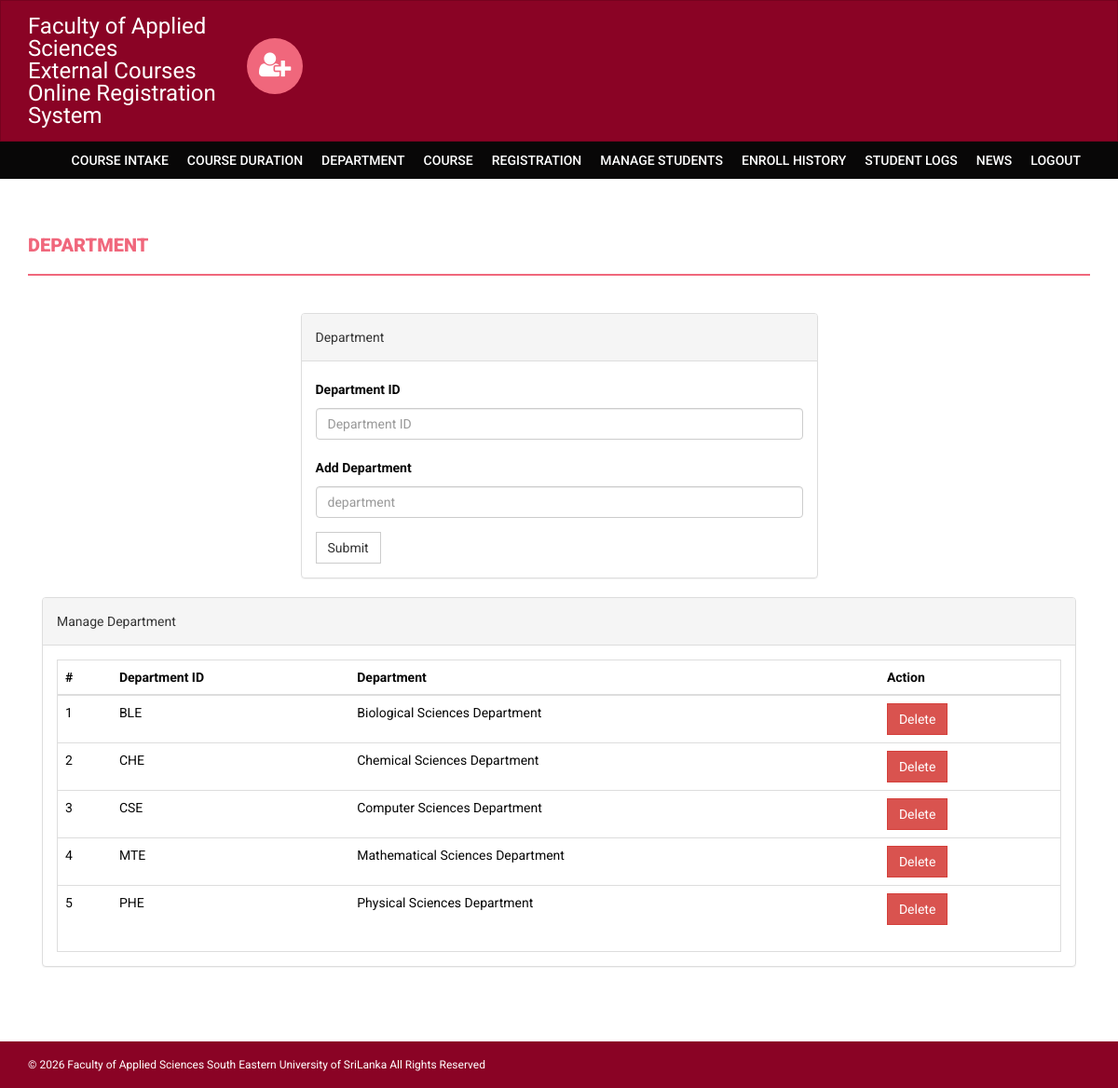
Screenshot of /onlinecourse/admin/department_fixed.php (signed in) with the database file from the repository.
### tables this page shows
CREATE TABLE `department` (
  `id` varchar(255) NOT NULL,
  `department` varchar(255) DEFAULT NULL
);

### onlinecourse/admin/department_fixed.php (the view, shortened to what this page needs)
<?php
if (strlen($_SESSION['alogin']) == 0) {
header('location:index.php');
}
else {
?>
<!DOCTYPE html>
<html xmlns="http://www.w3.org/1999/xhtml">
<head>
    <link href="../assets/css/bootstrap.css" rel="stylesheet" />
    <link href="../assets/css/font-awesome.css" rel="stylesheet" />
    <link href="../assets/css/style.css" rel="stylesheet" />
</head>
<body>
<?php include('includes/header.php'); ?>
<?php if ($_SESSION['alogin'] != "")
{
        include('includes/menubar.php');
    }
?>
    <div class="content-wrapper">
        <div class="container">
              <div class="row">
                    <div class="col-md-12">
                        <h1 class="page-head-line">Department  </h1>
                    </div>
                </div>
                <div class="row" >
                  <div class="col-md-3"></div>
                    <div class="col-md-6">
                        <div class="panel panel-default">
                        <div class="panel-heading">
                           Department
                        </div>
                        <div class="panel-body">
                       <form name="dept" method="post" action="department_fixed.php">
   <div class="form-group">
    <label for="id">Department ID</label>
    <input type="text" class="form-control" id="id" name="id" placeholder="Department ID" required />
  </div>
   <div class="form-group">
    <label for="department">Add Department  </label>
    <input type="text" class="form-control" id="department" name="department" placeholder="department" required />
  </div>
 <button type="submit" name="submit" class="btn btn-default">Submit</button>
</form>
                            </div>
                            </div>
                    </div>
                </div>
                <div class="col-md-12">
                    <div class="panel panel-default">
                        <div class="panel-heading">
                            Manage Department
                        </div>
                        <div class="panel-body">
                            <div class="table-responsive table-bordered">
                                <table class="table">
                                    <thead>
                                        <tr>
                                            <th>#</th>
                                            <th>Department ID</th>
                                            <th>Department</th>
                                            <th>Action</th>
                                        </tr>
                                    </thead>
                                    <tbody>
<?php $sql = mysqli_query($con, "select * from department");
    $cnt = 1;
    while ($row = mysqli_fetch_array($sql))
{
?>
                                        <tr>
                                            <td><?php echo $cnt; ?></td>
                                            <td><?php echo htmlentities($row['id']); ?></td>
                                            <td><?php echo htmlentities($row['department']); ?></td>
                                            <td>
  <a href="department_fixed.php?id=<?php echo urlencode($row['id']); ?>&del=delete" onClick="return confirm('Are you sure you want to delete?')">
                                            <button class="btn btn-danger">Delete</button>
</a>
                                            </td>
                                        </tr>
<?php
$cnt++;
    }?>
                                    </tbody>
                                </table>
                            </div>
                        </div>
                    </div>
                </div>
            </div>
        </div>
  <?php include('includes/footer.php'); ?>
</body>
</html>
<?php
}?>

### onlinecourse/assets/css/style.css (style rules this page uses)
body { font-family: 'Roboto', sans-serif; line-height: 30px; }
.content-wrapper { margin-top: 40px; min-height: 600px; padding-bottom: 60px; }
.page-head-line { font-weight: 900; padding-bottom: 20px; border-bottom: 2px solid #F0677C; text-transform: uppercase; color: #F0677C; font-size: 20px; margin-bottom: 40px; }
.btn { border-radius: 0px; -webkit-border-radius: 0px; -moz-border-radius: 0px; }

### rows the page displays
department: id "BLE", department "Biological Sciences Department"
department: id "CHE", department "Chemical Sciences Department"
department: id "CSE", department "Computer Sciences Department"
department: id "MTE", department "Mathematical Sciences Department"
department: id "PHE", department "Physical Sciences Department"
